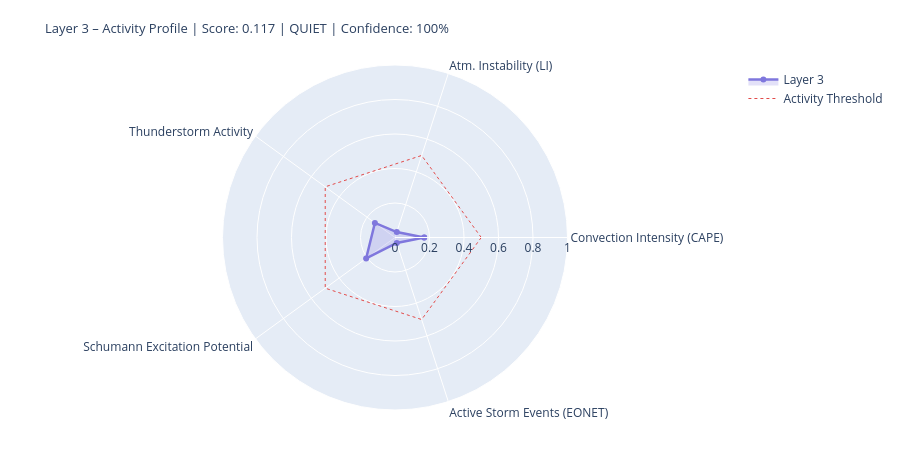

Notebook source saved alongside this figure:
### Markdown cell above
---
## 4. State Assessment & Handoff to Layer 4/5

### Code cell
# ============================================================
# LAYER-3-SCORE
# Five dynamic components
# ============================================================

def norm(v, lo, hi):
    if v is None or (isinstance(v, float) and math.isnan(v)): return None
    return round(max(0.0, min(1.0, (v - lo) / (hi - lo))), 4)

# --- 1) Convection intensity (global CAPE mean) ---
cape_mean = df_atm['cape'].dropna().mean() if not df_atm.empty else None
conv_score = norm(cape_mean, 0, 3000)
conv_src   = 'primary' if cape_mean is not None else 'missing'

# --- 2) Atmospheric instability (LI mean) ---
li_mean   = df_atm['li'].dropna().mean() if not df_atm.empty else None
# Negative LI = unstable → higher score
instab_score = norm(-li_mean if li_mean is not None else None, -6, 6)
instab_src   = 'primary' if li_mean is not None else 'missing'

# --- 3) Thunderstorm activity (mean thunder score + WMO count) ---
thunder_mean = df_atm['thunder_score'].mean() if not df_atm.empty else None
n_thunder    = int(df_atm['thunderstorm'].sum()) if not df_atm.empty else 0
thunder_score_val = norm(
    (thunder_mean or 0) * 0.7 + n_thunder * 0.1, 0, 1.0
) if thunder_mean is not None else None
thunder_src = 'primary'

# --- 4) Schumann excitation potential (weighted Schumann contribution) ---
schumann_pot = df_atm['schumann_contribution'].mean() if not df_atm.empty else None
# Boosted by Layer-2 thunderstorm trigger
if schumann_pot is not None and l2_thunder:
    schumann_pot = min(1.0, schumann_pot * 1.2)
schumann_score = norm(schumann_pot, 0, 1.0) if schumann_pot is not None else None
schumann_src   = 'derived'

# --- 5) Storm activity (NASA EONET) ---
# Distinction: None = data not loaded, 0.0 = loaded but no events
storm_score = None
storm_src   = 'missing'
if raw.get('storms') is not None:          # API reached successfully
    storm_score = norm(len(storm_events), 0, 30) if storm_events else 0.0
    storm_src   = 'primary'

# X-Ray and Kp: context only, not in dynamic score
# (X-Ray = Layer-0/4 driver; Kp = geomagnetic index, not a lightning proxy)
xray_context = None
if raw.get('xray'):
    df_xc = pd.DataFrame(raw['xray'])
    fc = next((c for c in df_xc.columns
               if any(k in c.lower() for k in ['flux','long']) and 'time' not in c.lower()),
              df_xc.columns[1])
    df_xc[fc] = pd.to_numeric(df_xc[fc], errors='coerce')
    xray_last = df_xc[fc].dropna().iloc[-1] if not df_xc[fc].dropna().empty else None
    if xray_last:
        xray_class = ('X' if xray_last>=1e-4 else 'M' if xray_last>=1e-5
                      else 'C' if xray_last>=1e-6 else 'B')
        xray_context = {'flux': float(xray_last), 'class': xray_class}
        print(f'X-Ray context: {xray_class}-class ({xray_last:.2e} W/m²)')

# --- Aggregate ---
COMPONENTS = {
    'Convection Intensity (CAPE)':  {'score': conv_score,       'source': conv_src,    'dynamic': True},
    'Atm. Instability (LI)':         {'score': instab_score,     'source': instab_src,  'dynamic': True},
    'Thunderstorm Activity':              {'score': thunder_score_val, 'source': thunder_src, 'dynamic': True},
    'Schumann Excitation Potential':   {'score': schumann_score,   'source': schumann_src,'dynamic': True},
    'Active Storm Events (EONET)': {'score': storm_score,      'source': storm_src,   'dynamic': True},
}

available   = {k: v['score'] for k, v in COMPONENTS.items() if v['score'] is not None}
unavailable = [k for k, v in COMPONENTS.items() if v['score'] is None]
layer3_score = round(sum(available.values()) / len(available), 4) if available else None
confidence   = round(len(available) / len(COMPONENTS), 2)
level = ('unknown' if layer3_score is None
         else 'quiet'   if layer3_score < 0.3
         else 'moderate' if layer3_score < 0.6
         else 'active')
dominant_l3 = max(available, key=available.get) if available else 'none'

# --- Ausgabe ---
W = 68
print('=' * W)
print('LAYER 3 – ATMOSPHERE / WEATHER / THUNDERSTORMS – STATE ASSESSMENT')
print('=' * W)
for name, comp in COMPONENTS.items():
    s = comp['score']
    if s is not None:
        bar = '█' * int(s * 20) + '░' * (20 - int(s * 20))
        print(f'  {name:<36} {bar}  {s:.3f}  [{comp["source"]}]')
    else:
        print(f'  {name:<36} {"─" * 20}  n/a   [missing]')
print('-' * W)
print(f'  Score:        {layer3_score:.3f}  ({len(available)}/{len(COMPONENTS)} components)')
print(f'  Confidence:   {confidence:.0%}')
print(f'  Level:        {level.upper()}')
print(f'  Dominant:     {dominant_l3}')
print(f'  CAPE mean:    {cape_mean:.0f} J/kg' if cape_mean else '  CAPE mean:    n/a')
print(f'  LI mean:      {li_mean:.1f} K' if li_mean is not None else '  LI mean:      n/a')
print(f'  Thunderstorms:{n_thunder} points (WMO)  +  {len(storm_events)} NASA EONET')
print('=' * W)

# Radar
cats   = list(available.keys())
vals_r = list(available.values())
if len(cats) >= 3:
    fig = go.Figure()
    fig.add_trace(go.Scatterpolar(
        r=vals_r + [vals_r[0]], theta=cats + [cats[0]],
        fill='toself', fillcolor='rgba(127,119,221,0.22)',
        line=dict(color='#7F77DD', width=2.5), name='Layer 3'
    ))
    fig.add_trace(go.Scatterpolar(
        r=[0.5] * (len(cats)+1), theta=cats + [cats[0]],
        line=dict(color='#E24B4A', dash='dot', width=1),
        mode='lines', name='Activity Threshold'
    ))
    fig.update_layout(
        title=dict(
            text=f'Layer 3 – Activity Profile | Score: {layer3_score:.3f} | {level.upper()} | Confidence: {confidence:.0%}',
            font=dict(size=13)
        ),
        polar=dict(radialaxis=dict(visible=True, range=[0, 1])),
        height=450, showlegend=True,
        margin=dict(l=60, r=60, t=65, b=40)
    )
    fig.show()

### Figure 1 — Plotly figure (JSON) as saved in the notebook; plotly's stock layout.template omitted (floating-point values rounded to 4 significant figures)
{"data": [{"fill": "toself", "fillcolor": "rgba(127,119,221,0.22)", "line": {"color": "#7F77DD", "width": 2.5}, "name": "Layer 3", "r": [0.1692, 0.0333, 0.144, 0.207, 0.0333, 0.1692], "theta": ["Convection Intensity (CAPE)", "Atm. Instability (LI)", "Thunderstorm Activity", "Schumann Excitation Potential", "Active Storm Events (EONET)", "Convection Intensity (CAPE)"], "type": "scatterpolar"}, {"line": {"color": "#E24B4A", "dash": "dot", "width": 1}, "mode": "lines", "name": "Activity Threshold", "r": [0.5, 0.5, 0.5, 0.5, 0.5, 0.5], "theta": ["Convection Intensity (CAPE)", "Atm. Instability (LI)", "Thunderstorm Activity", "Schumann Excitation Potential", "Active Storm Events (EONET)", "Convection Intensity (CAPE)"], "type": "scatterpolar"}], "layout": {"height": 450, "margin": {"b": 40, "l": 60, "r": 60, "t": 65}, "polar": {"radialaxis": {"range": [0, 1], "visible": true}}, "showlegend": true, "title": {"font": {"size": 13}, "text": "Layer 3 – Activity Profile | Score: 0.117 | QUIET | Confidence: 100%"}}}
